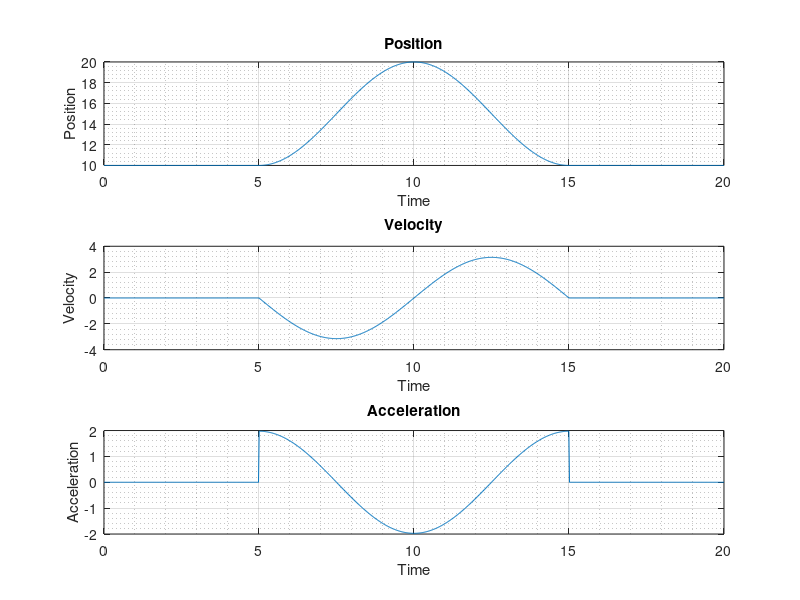

This chart was generated by the following MATLAB code:
function cos_Substitute2(t,x_range,t_range)
if nargin == 0
    t = [];
    x_range = [10,20];
    t_range = [5,15];
    close all;
end
%% from x_start->x_end
%% t_start > t_end
t_start = min(t_range);
t_end   = max(t_range);
t_Interval = t_end - t_start;
t_set   = linspace(t_start-0.1*t_Interval,t_end+0.1*t_Interval);
t_set   = linspace(0,20,1000);

x_start = x_range(1);
x_end   = x_range(2);

x_set       = nan(size(t_set));
dxdt_set    = nan(size(t_set));
ddxdtdt_set = nan(size(t_set));
for t_Nr = 1:numel(t_set)
    t = t_set(t_Nr);
    if t < t_start
        x = x_start;
        dxdt = 0;
        ddxdtdt = 0;
    elseif t > t_end
        x = x_start;
        dxdt = 0;
        ddxdtdt = 0;
    else
        x = x_start + ...
            1/2*(x_end-x_start)*(1-cos(2*pi*(t-t_start)/(t_end-t_start)));
        dxdt = -pi*(x_start-x_end)/(t_start-t_end)*sin(2*pi*(t-t_start)/(t_end-t_start));
        ddxdtdt = -2*pi^2*(x_start-x_end)/((t_start-t_end)^2)*cos(2*pi*(t-t_start)/(t_end-t_start));
    end
    
    x_set(t_Nr) = x;
    dxdt_set(t_Nr) = dxdt;
    ddxdtdt_set(t_Nr) = ddxdtdt;
end
cosFigure = figure('Name','cos Figure');
s_Axes = subplot(3,1,1,'Parent',cosFigure);
v_Axes = subplot(3,1,2,'Parent',cosFigure);
a_Axes = subplot(3,1,3,'Parent',cosFigure);
plot(s_Axes,t_set,x_set);
plot(v_Axes,t_set,dxdt_set);
plot(a_Axes,t_set,ddxdtdt_set);

title(s_Axes,'Position');		xlabel(s_Axes,'Time');ylabel(s_Axes,'Position');
title(v_Axes,'Velocity');		xlabel(v_Axes,'Time');ylabel(v_Axes,'Velocity');
title(a_Axes,'Acceleration');	xlabel(a_Axes,'Time');ylabel(a_Axes,'Acceleration');

grid(s_Axes,'on');grid(s_Axes,'MINOR');
grid(v_Axes,'on');grid(v_Axes,'MINOR');
grid(a_Axes,'on');grid(a_Axes,'MINOR');

% axis(s_Axes,[0,20,5,25]);
% axis(v_Axes,[0,20,-2,0.5]);
% axis(a_Axes,[0,20,-1,1]);
end